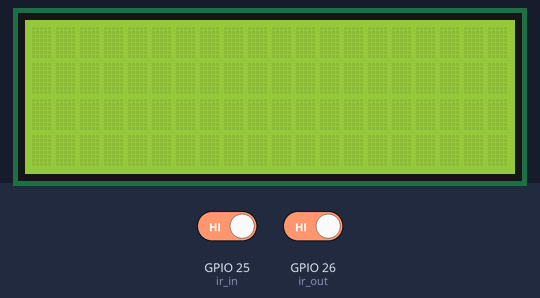
The sketch below on a simulated ESP32. Shown: 20×4 character LCD. The test bench sets the inputs (shaded band); at power-on: GPIO 25 (ir_in) HIGH, GPIO 26 (ir_out) HIGH. What the sketch prints to the serial monitor is not drawn.

Above: at 1.2 s.
1.3 s: GPIO 25 (ir_in) driven LOW
At 2.5 s:
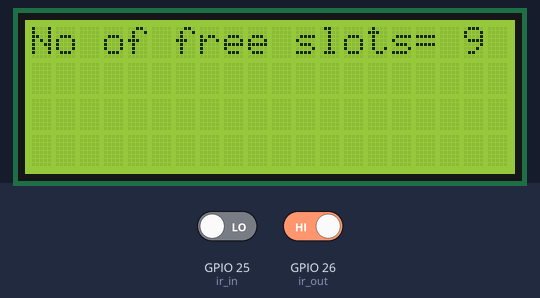
2.8 s: GPIO 26 (ir_out) driven LOW
At 3.8 s:
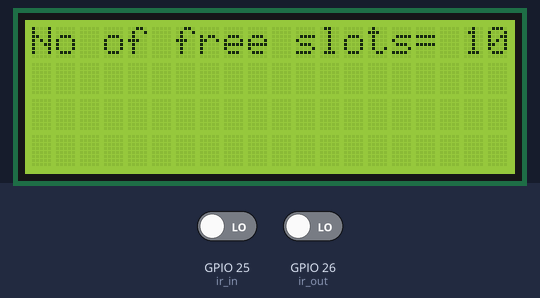
Timing chart, 0 to 5.8 s (numbered marks = the images above; inputs shaded):
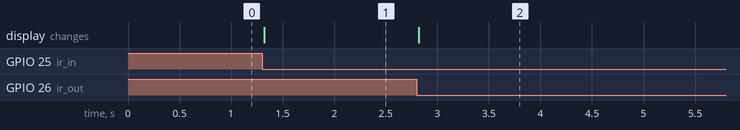

Measured:
- after the input at 1.3 s, the display: changes at once (image 1)
- after the input at 2.8 s, the display: changes at once (image 2)

The sketch:

EntryExit.ino
```cpp
#include<Wire.h>
#include<LiquidCrystal_I2C.h>
LiquidCrystal_I2C lcd(0x27, 20, 4);
#define ir_in 25 // make sure pin supports interrupt
#define ir_out 26
volatile bool entryflag=false;
volatile bool exitflag=false;
int slots_free=10;
void setup() {
  // put your setup code here, to run once:
  pinMode(ir_in,INPUT);
  pinMode(ir_out,INPUT);
  Serial.begin(9600);

  Wire.begin(21, 22);//to say which pin is SDA and SCL in esp
  lcd.init();//start lcd
  lcd.backlight();//turn on backlight
  lcd.clear();
  lcd.setCursor(0, 0); // column 0, row 0 set cursor position

  attachInterrupt(digitalPinToInterrupt(ir_in),isr_in,FALLING);//interrupt after lcd cause interrupt might fire before lcd is set
  attachInterrupt(digitalPinToInterrupt(ir_out),isr_out,FALLING);

}
void isr_in(){
  entryflag=true;
}
void isr_out(){
  exitflag=true;
}
void loop() {
  // put your main code here, to run repeatedly:


if (entryflag && (slots_free>0)){
  Serial.println("Car Entered");
  slots_free--;
  Serial.print("No of free slots= ");
  Serial.println(slots_free);
  lcd.clear();
  lcd.print("No of free slots= ");
  lcd.print(slots_free);
  entryflag=false;//reset flag
}
if (exitflag && (slots_free<10)){
  Serial.println("Car left");
  slots_free++;
  Serial.print("No of free slots= ");
  Serial.println(slots_free);
  lcd.clear();
  lcd.print("No of free slots= ");
  lcd.print(slots_free);
  exitflag=false;
}
if (entryflag && (slots_free==0)){

  Serial.print("No Entry, Slots filled");
  lcd.clear();
  lcd.print("No Entry, Slots Filled");

  entryflag=false;

}
if (exitflag && (slots_free==10)){
  Serial.print("No of free slots= 10");
  lcd.clear();
  lcd.print("No of free slots= 10");

  exitflag=false;
}
}
```
